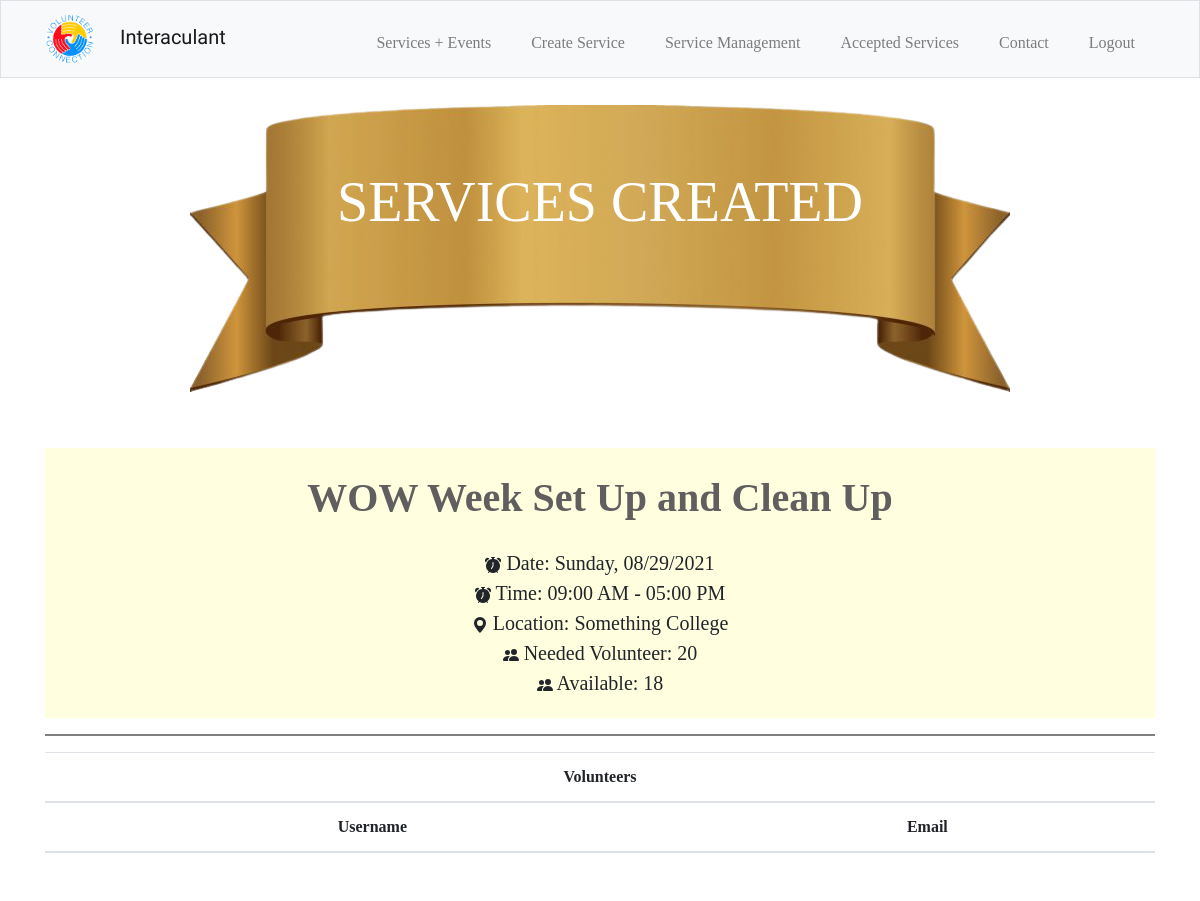
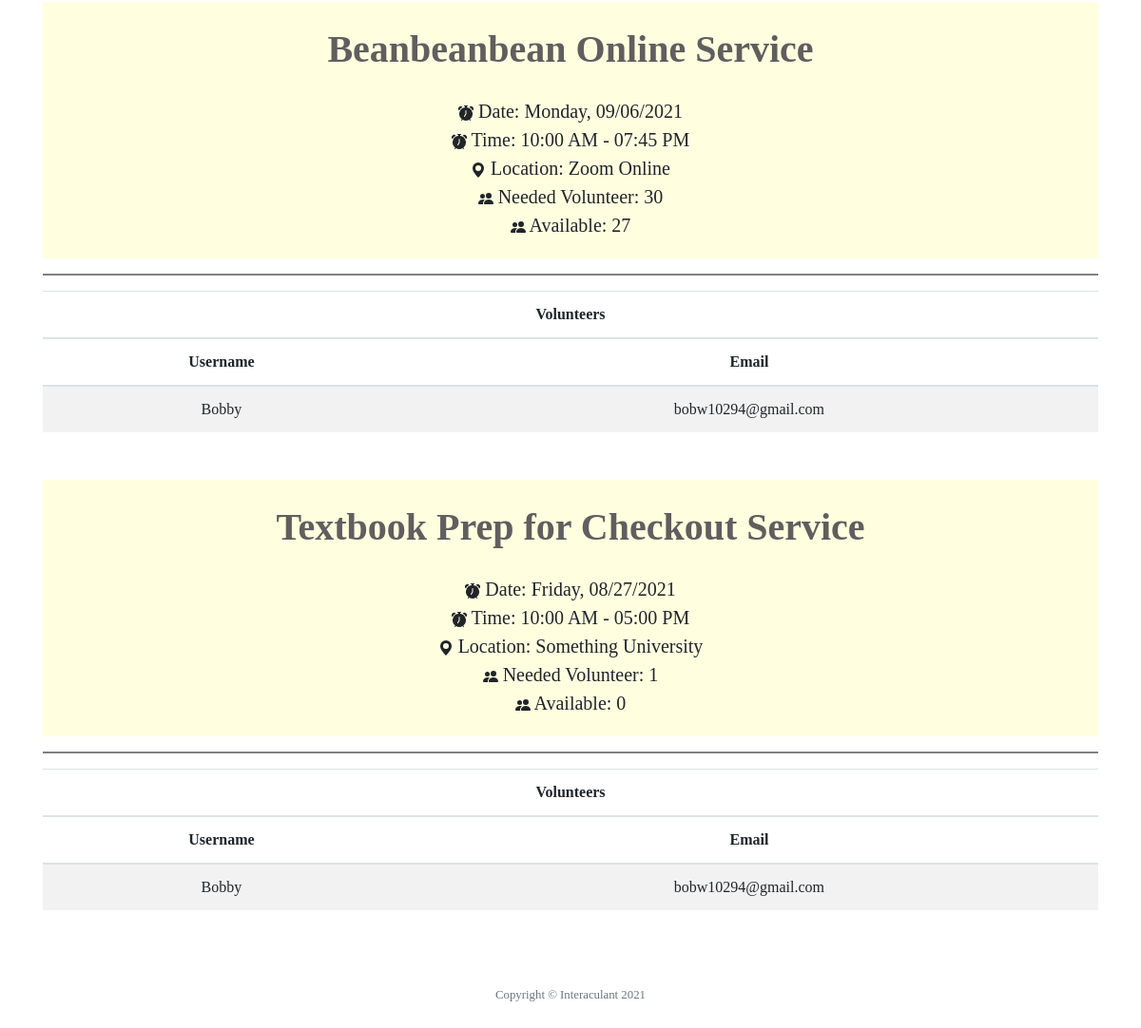
/service_management (signed in), run on the app's committed database (2 pictures, top to bottom).
### tables this page shows
CREATE TABLE services (id INTEGER, user_id INTEGER, theme TEXT NOT NULL, title TEXT NOT NULL, host_username TEXT NOT NULL, host_email TEXT NOT NULL, date TEXT NOT NULL, start_time TEXT NOT NULL, end_time TEXT NOT NULL, location TEXT NOT NULL, total_volunteer INTEGER NOT NULL, available INTEGER NOT NULL, instruction TEXT NOT NULL, PRIMARY KEY(id) FOREIGN KEY(user_id) REFERENCES users(id));

CREATE TABLE volunteers (services_id INTEGER, user_id INTEGER, volunteer_username TEXT NOT NULL, volunteer_email TEXT NOT NULL, title TEXT NOT NULL, date TEXT NOT NULL, start_time TEXT NOT NULL, end_time TEXT NOT NULL, location TEXT NOT NULL, FOREIGN KEY(services_id) REFERENCES services(id), FOREIGN KEY(user_id) REFERENCES users(id));

### app.py (the view)
@app.route("/service_management", methods = ["GET"])
@login_required
def service_management():
    con = sqlite3.connect("volunteer.db")
    con.row_factory = dict_factory
    db = con.cursor()
    services_created = db.execute("SELECT id, title, date, start_time, end_time, location, total_volunteer, available FROM services WHERE user_id = ?", [session["user_id"]]).fetchall()
    volunteer = db.execute("SELECT services_id, volunteer_username, volunteer_email FROM volunteers WHERE user_id = ?", [session["user_id"]]).fetchall()
    con.commit()
    con.close()
    return render_template("service_management.html", services_created = services_created, volunteers = volunteer)

### app.py (called while the page is built)
@app.after_request
def after_request(response):
    response.headers["Cache-Control"] = "no-cache, no-store, must-revalidate"
    response.headers["Expires"] = 0
    response.headers["Pragma"] = "no-cache"
    return response

### helper.py (called while the page is built)
def dict_factory(cursor, row):
    d = {}
    for idx,col in enumerate(cursor.description):
        d[col[0]] = row[idx]
    return d

def login_required(f):
    @wraps(f)
    def decorated_function(*args, **kwargs):
        if session.get("user_id") is None:
            return redirect("/login")
        return f(*args, **kwargs)
    return decorated_function

### templates/service_management.html (shortened to what this page needs)
{% extends "layout.html" %}
{% block main %}
    <header class="service-title">
        <div class="service-text display-4">
            <span>SERVICES CREATED</span>
        </div>
    </header>
    <section>
        <div class="container">
            {% for service in services_created %}
                <div class="service-name" style="background-color:lightyellow;">
                    <div>
                        <p class= "service-events-title" style="margin-bottom: 0px;">{{service.title}}</p>
                    </div>
                </div>
                <div class="service-box-container" style="background-color:lightyellow; padding-bottom: 20px;">
                    <div class= "service-box-item-time">
                        Date: {{service.date}}
                    </div>
                    <div class= "service-box-item-time">
                        Time: {{service.start_time}} - {{service.end_time}}
                    </div>
                    <div class= "service-box-item-time">
                        <svg xmlns="http://www.w3.org/2000/svg" width="16px" height="auto" fill="currentColor" class="bi bi-geo-alt-fill" viewBox="0 0 16 16">
                            <path d="M8 16s6-5.686 6-10A6 6 0 0 0 2 6c0 4.314 6 10 6 10zm0-7a3 3 0 1 1 0-6 3 3 0 0 1 0 6z"/>
                        </svg>
                        Location: {{service.location}}
                    </div>
                    <div class= "service-box-item-time">
                        Needed Volunteer: {{service.total_volunteer}}
                    </div>
                    <div class= "service-box-item-time">
                        Available: {{service.available}}
                    </div>
                </div>
                <div>
                    <hr style="height:2px;border-width:0;color:gray;background-color:gray; ">
                </div>
                <div>
                    <table class="table table-striped" style="margin-bottom: 50px;">
                        <thead>
                            <tr>
                                <th scope="col" colspan="6" style="text-align: center;">Volunteers</th>
                            </tr>
                                <tr>
                                    <th scope="col" colspan="4" style="text-align: center;">Username</th>
                                    <th scope="col" colspan="2" style="text-align: center;">Email</th>
                                </tr>
                        </thead>
                        <tbody>
                            {% for volunteer in volunteers %}
                                {% if service.id == volunteer.services_id %}
                                    <tr>
                                        <td colspan="4" style="text-align: center;">{{volunteer.volunteer_username}}</td>
                                        <td colspan="2" style="text-align: center;">{{volunteer.volunteer_email}}</td>
                                    </tr>
                                {% endif %}
                            {% endfor %}
                        </tbody>
                    </table>
                </div>
            {% endfor %}
            </div>
    </section>
{% endblock %}

### static/login_register.css (style rules this page uses)
* { box-sizing: border-box; margin: 0; padding: 0; font-family: tisa; }
::placeholder { font-size: 1rem; font-weight: bold; }

### static/services.css (style rules this page uses)
main .service-title { background-image: url("/static/image/Ribbon.png"); background-repeat: no-repeat; background-position: center; background-size: auto; height: 300px; margin-top: 20px; position: relative; margin-bottom: 50px; }
main .service-text { position: absolute; top:35%; left: 50%; transform: translate(-50%, -50%); color: white; }
main .service-events-title { padding: 20px; color: rgb(96, 94, 94); font-weight: 600; font-size: 40px; text-align: center; }

### static/service_management.css (style rules this page uses)
main .service-box-container { display: flex; flex-direction: column; align-items: center; }
main .service-box-item-time { font-size: 20px; }

### data on the page
services: title "WOW Week Set Up and Clean Up", date "Sunday, 08/29/2021", start_time "09:00 AM", end_time "05:00 PM", location "Something College", total_volunteer "20", available "18"
services: title "Beanbeanbean Online Service", date "Monday, 09/06/2021", start_time "10:00 AM", end_time "07:45 PM", location "Zoom Online", total_volunteer "30", available "27"
volunteers: volunteer_username "Bobby", volunteer_email "bobw10294@gmail.com"
services: title "Textbook Prep for Checkout Service", date "Friday, 08/27/2021", start_time "10:00 AM", end_time "05:00 PM", location "Something University", total_volunteer "1", available "0"
volunteers: volunteer_username "Bobby", volunteer_email "bobw10294@gmail.com"
